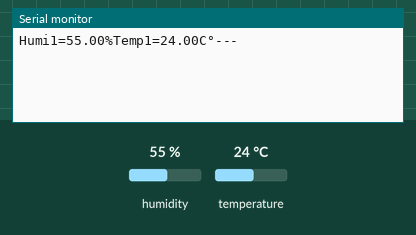
Bench run of a sketch on a simulated ESP32. On the bench: the last lines printed to the serial monitor. The inputs (shaded band) are chosen by the test bench; at power-on: humidity 55 %, temperature 24 °C.

Above: at 1.2 s.
1.3 s: humidity set to 22 %
At 2.8 s:
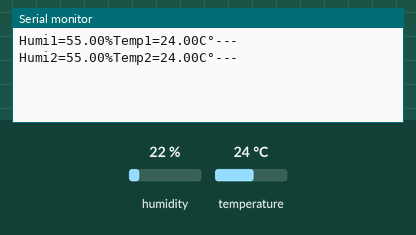
3.8 s: temperature set to 12 °C
At 4.7 s:
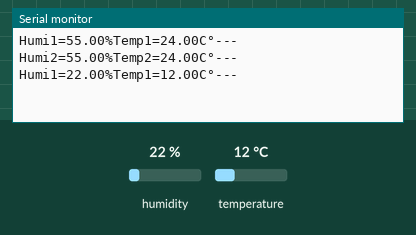
6.3 s: humidity set to 40 %
At 9.3 s:
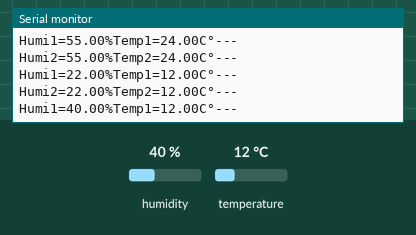
Timing chart, 0 to 10.8 s (numbered marks = the images above; inputs shaded):
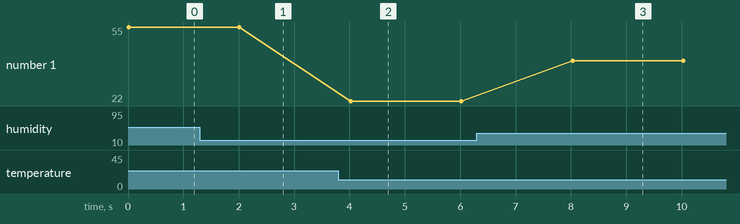

The sketch:

esp32-dht22.ino
```cpp
#include "DHT.h"
#define DHT22PIN 15
#define DHT22PIN 13
DHT dht1(DHT22PIN, DHT22);
DHT dht2(DHT22PIN, DHT22);

void setup() {
  pinMode(15, OUTPUT);
  pinMode(13, OUTPUT);
   Serial.begin(115200);
  dht1.begin();
  dht2.begin();
}

void loop() {

  float humi1 = dht1.readHumidity();
  float temp1 = dht1.readTemperature();
  float humi2 = dht2.readHumidity();
  float temp2 = dht2.readTemperature();
  Serial.print("Humi1=" + String(humi1)+"%");
  Serial.print("Temp1=" + String(temp1)+"C°");
  Serial.println("---");
  delay(2000);
  Serial.print("Humi2=" + String(humi2)+"%");
  Serial.print("Temp2=" + String(temp2)+"C°");
  Serial.println("---");
  delay(2000);

}
```

Measured:
- after the input at 3.8 s, the serial monitor: prints a new line after 0.22 s (image 2)
- after the input at 6.3 s, the serial monitor: prints a new line after 1.7 s (image 3)
- plotted number 1: 22 → 40 after the input at 6.3 s
